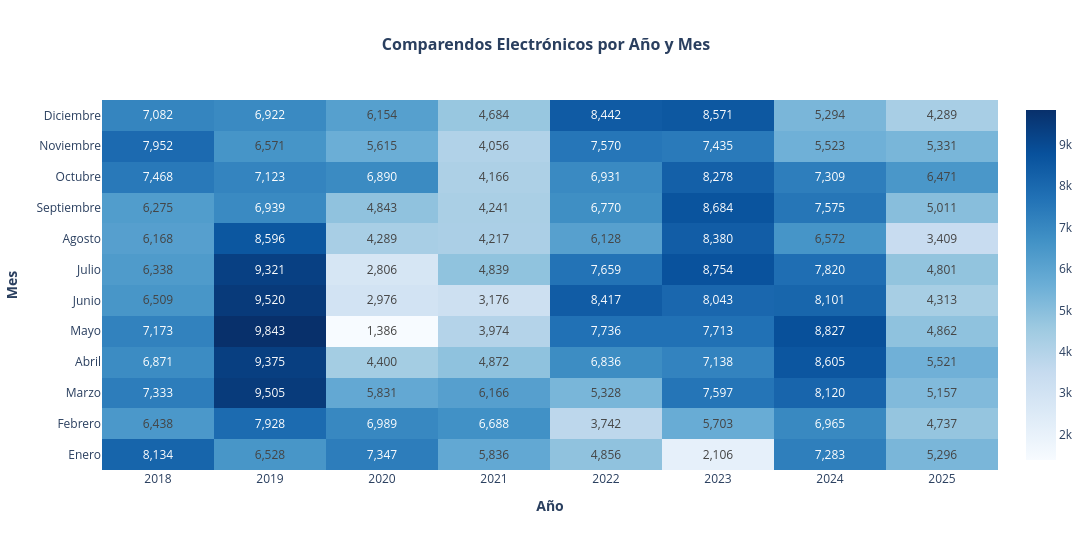

The cell this chart's notebook holds for it:
### Code cell
df_comparendos_electronicos_copy['año'] = df_comparendos_electronicos_copy['fecha_comparendo'].dt.year
df_comparendos_electronicos_copy['mes'] = df_comparendos_electronicos_copy['fecha_comparendo'].dt.month

tabla_heatmap = df_comparendos_electronicos_copy.pivot_table(
    values='CANTIDAD_INFRACCIONES',
    index='mes',
    columns='año',
    aggfunc='sum',
    fill_value=0
)

tabla_heatmap.index = nombres_meses

fig = go.Figure(data=go.Heatmap(
    z=tabla_heatmap.values,
    x=tabla_heatmap.columns,
    y=tabla_heatmap.index,
    colorscale='blues',
    text=tabla_heatmap.values,
    texttemplate='%{text:,.0f}',
    hovertemplate='Mes: %{y}<br>Año: %{x}<br>Infracciones: %{z:,.0f}<extra></extra>'
))

fig.update_layout(
    title=dict(
        text='Comparendos Electrónicos por Año y Mes',
        x=0.5,
        xanchor='center',
        font=dict(size=16, weight='bold')
    ),
    xaxis_title=dict(
        text='Año',
        font=dict(weight='bold')
    ),
    yaxis_title=dict(
        text='Mes',
        font=dict(weight='bold')
    ),
    template='plotly_white',
    width=1130,
    height=550
)

fig.show()

### Figure 1 — Plotly figure (JSON) as saved in the notebook; plotly's stock layout.template omitted (floating-point values rounded to 4 significant figures)
{"data": [{"colorscale": [[0, "rgb(247,251,255)"], [0.125, "rgb(222,235,247)"], [0.25, "rgb(198,219,239)"], [0.375, "rgb(158,202,225)"], [0.5, "rgb(107,174,214)"], [0.625, "rgb(66,146,198)"], [0.75, "rgb(33,113,181)"], [0.875, "rgb(8,81,156)"], [1, "rgb(8,48,107)"]], "hovertemplate": "Mes: %{y}<br>Año: %{x}<br>Infracciones: %{z:,.0f}<extra></extra>", "text": [[8134, 6528, 7347, 5836, 4856, 2106, 7283, 5296], [6438, 7928, 6989, 6688, 3742, 5703, 6965, 4737], [7333, 9505, 5831, 6166, 5328, 7597, 8120, 5157], [6871, 9375, 4400, 4872, 6836, 7138, 8605, 5521], [7173, 9843, 1386, 3974, 7736, 7713, 8827, 4862], [6509, 9520, 2976, 3176, 8417, 8043, 8101, 4313], [6338, 9321, 2806, 4839, 7659, 8754, 7820, 4801], [6168, 8596, 4289, 4217, 6128, 8380, 6572, 3409], [6275, 6939, 4843, 4241, 6770, 8684, 7575, 5011], [7468, 7123, 6890, 4166, 6931, 8278, 7309, 6471], [7952, 6571, 5615, 4056, 7570, 7435, 5523, 5331], [7082, 6922, 6154, 4684, 8442, 8571, 5294, 4289]], "texttemplate": "%{text:,.0f}", "type": "heatmap", "x": [2018, 2019, 2020, 2021, 2022, 2023, 2024, 2025], "y": ["Enero", "Febrero", "Marzo", "Abril", "Mayo", "Junio", "Julio", "Agosto", "Septiembre", "Octubre", "Noviembre", "Diciembre"], "z": [[8134, 6528, 7347, 5836, 4856, 2106, 7283, 5296], [6438, 7928, 6989, 6688, 3742, 5703, 6965, 4737], [7333, 9505, 5831, 6166, 5328, 7597, 8120, 5157], [6871, 9375, 4400, 4872, 6836, 7138, 8605, 5521], [7173, 9843, 1386, 3974, 7736, 7713, 8827, 4862], [6509, 9520, 2976, 3176, 8417, 8043, 8101, 4313], [6338, 9321, 2806, 4839, 7659, 8754, 7820, 4801], [6168, 8596, 4289, 4217, 6128, 8380, 6572, 3409], [6275, 6939, 4843, 4241, 6770, 8684, 7575, 5011], [7468, 7123, 6890, 4166, 6931, 8278, 7309, 6471], [7952, 6571, 5615, 4056, 7570, 7435, 5523, 5331], [7082, 6922, 6154, 4684, 8442, 8571, 5294, 4289]]}], "layout": {"height": 550, "title": {"font": {"size": 16, "weight": "bold"}, "text": "Comparendos Electrónicos por Año y Mes", "x": 0.5, "xanchor": "center"}, "width": 1130, "xaxis": {"title": {"font": {"weight": "bold"}, "text": "Año"}}, "yaxis": {"title": {"font": {"weight": "bold"}, "text": "Mes"}}}}
